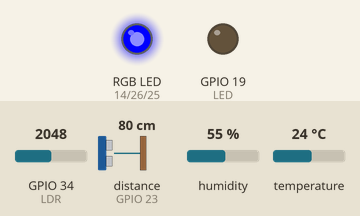
Recording of a sketch running on a simulated ESP32. Shown: an RGB LED mixed from three pins (HIGH = lit), output pins drawn as LEDs (lit = HIGH). Wiring (inferred from the names in the program): ultrasonic range finder: trigger GPIO 22; echo GPIO 23. The inputs (shaded band) are chosen by the test bench; at power-on: GPIO 34 (LDR) = 2048, distance to the obstacle (sensor on GPIO 23) 80 cm, humidity 55 %, temperature 24 °C. The echo pulse lasts 58.3 µs per cm; WiFi joins after 1.5 s; servers stay silent unless stated; random numbers use the default seed unless the sketch sets one; no MQTT or app messages arrive unless stated; not simulated (calls return 0 or success): env.h; names the files do not define were given values by the test bench: BROKER_PORT = 1883; pins used as bus, display or sensor lines are not drawn; what the sketch prints to the serial monitor is not drawn.

Above: at 2.5 s.
At 5.45 s:
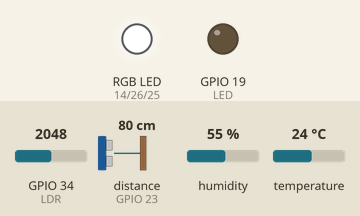
Timing chart, 0 to 9.4 s (numbered marks = the images above):
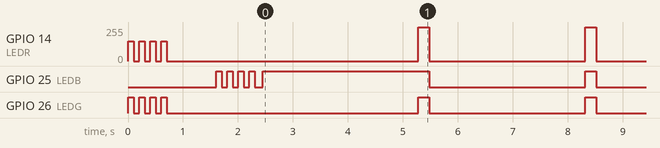

The sketch:

S1.ino
```cpp
#include <WiFi.h>
#include "env.h"
#include <PubSubClient.h>
#include <WiFiClientSecure.h>
#include <DHT.h>
#define DHTPIN 4
#define DHTTYPE DHT11

WiFiClientSecure wificlient;
PubSubClient mqtt(wificlient);

DHT dht(DHTPIN, DHTTYPE);

const int LDR = 34;
const int LEDR = 14;
const int LEDG = 26;
const int LEDB = 25;
const int LED = 19;
const int ULTRA_ECHO = 23;
const int ULTRA_TRIG = 22;

void setup() {
  pinMode(LDR, INPUT);
  pinMode(LEDR, OUTPUT);
  pinMode(LEDG, OUTPUT);
  pinMode(LEDB, OUTPUT);
  pinMode(LED, OUTPUT);
  pinMode(ULTRA_ECHO, INPUT);
  pinMode(ULTRA_TRIG, OUTPUT);
  ledcAttach(LEDR, 5000, 8);
  ledcAttach(LEDG, 5000, 8);
  ledcAttach(LEDB, 5000, 8);
  dht.begin();

  wificlient.setInsecure();
  Serial.begin(115200);
  WiFi.begin(SSID, PASS);
  Serial.println("Conectando ao Wifi");
  statusLED(1);
  while (WiFi.status() != WL_CONNECTED) {
    Serial.print("\n.");
    delay(200);
  }
  statusLED(2);
  Serial.println("\nWifi conectado");
  mqtt.setServer(BROKER_URL, BROKER_PORT);
  String boardID = "SyncRail-S1-";
  boardID += String(random(0xffff), HEX);
  Serial.println("Conectando no Broker");
  statusLED(3);
  while (!mqtt.connect(boardID.c_str(), BROKER_USR_NAME, BROKER_USR_PASS)) {
    Serial.print("\n.");
    delay(200);
  }
  Serial.println("\nConectado com sucesso ao broker!");
  statusLED(4);
  mqtt.subscribe(TOPIC_ILUMINACAO);
  mqtt.setCallback(callback);
}

long lerDistancia() {
  digitalWrite(ULTRA_TRIG, LOW);
  delayMicroseconds(2);
  digitalWrite(ULTRA_TRIG, HIGH);
  delayMicroseconds(10);
  digitalWrite(ULTRA_TRIG, LOW);

  long duracao = pulseIn(ULTRA_ECHO, HIGH);
  long distancia = duracao * 349.24 / 2 / 10000;

  return distancia;
}

void statusLED(byte status) {
  turnOffLEDs();
  switch (status) {
    case 1:
      //(Amarelo Piscando)
      for (byte i = 0; i < 4; i++) {
        setLEDColor(150, 255, 0);
        delay(100);
        turnOffLEDs();
        delay(100);
      }
      break;
    case 2:
      //(Amarelo)
      setLEDColor(150, 180, 0);
      break;
    case 3:
      //(Azul piscando)
      for (byte i = 0; i < 4; i++) {
        setLEDColor(0, 0, 255);
        delay(100);
        turnOffLEDs();
        delay(100);
      }
      break;
    case 4:
      //(Azul)
      setLEDColor(0, 0, 255);
      break;
    case 5:
      setLEDColor(255, 255, 255);
      break;
    default:
      for (byte i = 0; i < 4; i++) {
        setLEDColor(0, 255, 255);
        delay(100);
        turnOffLEDs();
        delay(100);
      }
      turnOffLEDs();
      break;
  }
}

void turnOffLEDs() {
  setLEDColor(0, 0, 0);
}

void setLEDColor(byte r, byte g, byte b) {
  ledcWrite(LEDR, r);
  ledcWrite(LEDG, g);
  ledcWrite(LEDB, b);
}

void loop() {
  float umidade = dht.readHumidity();
  float temperatura = dht.readTemperature();

  if (isnan(umidade) || isnan(temperatura)) {
    Serial.println("Erro na leitura do DHT11");
    return;
  }
  mqtt.publish(TOPIC_UMIDADE, String(umidade).c_str());
  mqtt.publish(TOPIC_TEMPERATURA, String(temperatura).c_str());

  long distancia = lerDistancia();
  if (distancia < 5) {
    mqtt.publish(TOPIC_PRESENCA, "1");
  } else {
    mqtt.publish(TOPIC_PRESENCA, "0");
  }
  int LeituraLDR = analogRead(LDR);
  if (LeituraLDR > 2700) {
    mqtt.publish(TOPIC_ILUMINACAO, 1);
  } else {
    mqtt.publish(TOPIC_ILUMINACAO, 0);
  }
  delay(2800);
  statusLED(5);
  delay(200);
  mqtt.loop();
  turnOffLEDs();
}

void callback(char* topic, byte* payload, unsigned long length) {
  String message = "";
  for (int i = 0; i < length; i++) {
    message += (char)payload[i];
  }
  if (topic == TOPIC_ILUMINACAO) {
    if (message == "1") {
      digitalWrite(LED, HIGH);
      Serial.println(1);
      }
    else if (message == "0") {
      digitalWrite(LED, LOW);
      Serial.prisntln(0);
    }
  }
}
```

Measured:
- by itself, GPIO 25 (LEDB): goes 3 × (LOW 0.10 s, HIGH 0.10 s), LOW 0.15 s, HIGH 3.0 s, 41 × (LOW 2.8 s, HIGH 0.20 s), then LOW
- by itself, GPIO 26 (LEDG): goes 3 × (LOW 0.10 s, HIGH 0.10 s), LOW 4.6 s, 41 × (HIGH 0.20 s, LOW 2.8 s), HIGH 0.20 s, then LOW
- by itself, GPIO 14 (LEDR): 149/255 → 0/255 at 0.10 s, → 149/255 0.10 s later, → 0/255 0.10 s later, → 149/255 0.10 s later, … (91 changes in this stretch)
